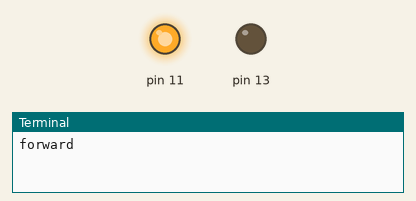
Simulated run of this program. Board: Raspberry Pi (header pin numbers). Shown: output pins drawn as LEDs (lit = HIGH), the last lines printed to the terminal.

Above: at 3.0 s.
At 9.0 s:
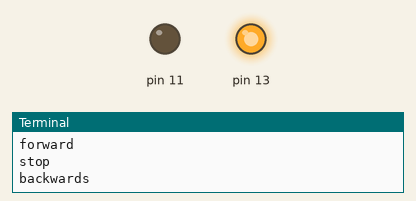
Timing chart, 0 to 15.6 s (numbered marks = the images above):
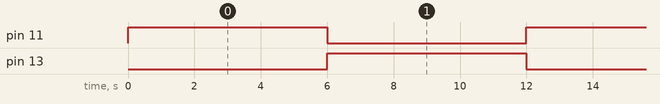

Measured:
- by itself, pin 11, pin 13: alternates HIGH for 6.0 s and LOW for 6.0 s

The program:

sn754410_B_driver.py
```python
# driver program for sn754410

from time import sleep #We will need to sleep the code at points
import RPi.GPIO as GPIO #Import the GPIO library as GPIO
import signal
import sys

#Setup GPIO
GPIO.setmode(GPIO.BOARD)
GPIO.setwarnings(False) # Ignore any errors

sleeptime = 6

GPIO.setup(11,GPIO.OUT)
GPIO.setup(13,GPIO.OUT)


def forward():
        print "forward"
        GPIO.output(11,1)
        GPIO.output(13,0)

def backwards():
        print "backwards"
        GPIO.output(11,0)
        GPIO.output(13,1)

def stop():
        print "stop"
        GPIO.output(11,0)
        GPIO.output(13,0)

def breakhandler(signum,frame):
        print "goodbye"
        stop()
        GPIO.cleanup
        sys.exit()

signal.signal(signal.SIGINT,breakhandler)

while True:
        forward()
        sleep(sleeptime)
        stop()
        backwards()
        sleep(sleeptime)
        stop()
```
